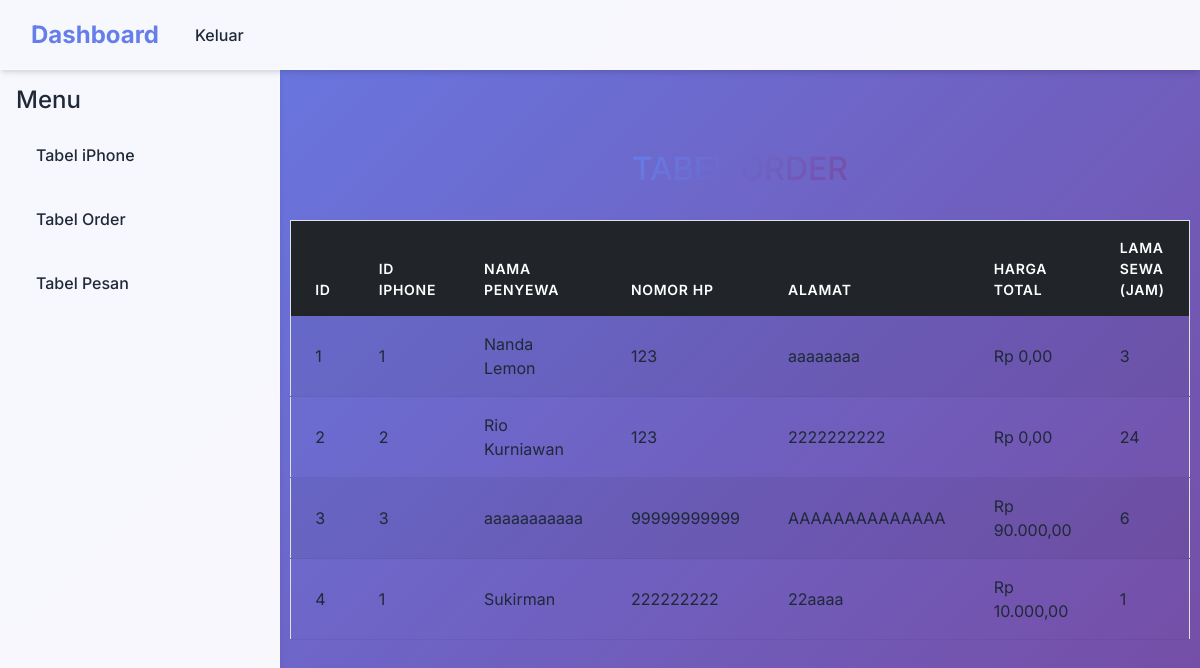
/tabelorder.php, run on the app's committed database.
### tables this page shows
CREATE TABLE `orderan` (
  `id` int(11) NOT NULL,
  `id_barang` int(11) DEFAULT NULL,
  `nama` varchar(100) NOT NULL,
  `nomor_hp` varchar(15) NOT NULL,
  `alamat` text NOT NULL,
  `harga_total` int(10) NOT NULL,
  `lama_sewa` int(11) NOT NULL
);

### tabelorder.php (the view, shortened to what this page needs)
<?php
include 'php/koneksi.php';
$query = "SELECT * FROM orderan ";
$result = mysqli_query($koneksi, $query);
?>
<!DOCTYPE html>
<html lang="en">
<head>
    <link rel="stylesheet" href="css/bootstrap.min.css">
    <link rel="stylesheet" href="css/style3.css">
</head>
<body>
    <nav class="navbar navbar-expand-lg navbar-dark bg-dark fixed-top">
        <div class="container-fluid">
            <a class="navbar-brand" href="#">Dashboard</a>
            <div class="collapse navbar-collapse" id="navbarNav">
                <ul class="navbar-nav ms-auto">
                    <li class="nav-item">
                        <a class="nav-link" href="index.php">Keluar</a>
                    </li>
                </ul>
            </div>
        </div>
    </nav>
    <div class="sidebar p-3">
        <h4>Menu</h4>
        <ul class="nav flex-column">
            <li class="nav-item">
                <a class="nav-link" href="admin.php">Tabel iPhone</a>
            </li>
            <li class="nav-item">
                <a class="nav-link" href="tabelorder.php">Tabel Order</a>
            </li>
            <li class="nav-item">
                <a class="nav-link" href="tabelpesan.php">Tabel Pesan</a>
            </li>
        </ul>
    </div>
    <main role="main" class="main-content">
        <div class="container mt-5">
            <div class="row justify-content-center">
                <div class="page-title">
                    <h2>TABEL ORDER</h2>
                </div>
                <table class="table table-striped table-bordered table-hover mt-4">
                    <thead class="thead-dark">
                        <tr>
                            <th>ID</th>
                            <th>ID Iphone</th>
                            <th>Nama Penyewa</th>
                            <th>Nomor HP</th>
                            <th>Alamat</th>
                            <th>Harga Total</th>
                            <th>Lama Sewa (Jam)</th>
                        </tr>
                    </thead>
                    <tbody>
                        <?php
                        while ($row = mysqli_fetch_assoc($result)) {
                            echo "<tr>";
                            echo "<td>{$row['id']}</td>";
                            echo "<td>{$row['id_barang']}</td>";
                            echo "<td>{$row['nama']}</td>";
                            echo "<td>{$row['nomor_hp']}</td>";
                            echo "<td>{$row['alamat']}</td>";
                            echo "<td>Rp " . number_format($row['harga_total'], 2, ',', '.') . "</td>";
                            echo "<td>{$row['lama_sewa']}</td>";
                            echo "</tr>";
                        }
                        ?>
                    </tbody>
                </table>
            </div>
        </div>
    </main>
</body>
</html>

### css/style3.css (style rules this page uses)
:root { --primary-color: #667eea; --primary-dark: #5a6fd8; --secondary-color: #764ba2; --success-color: #10b981; --warning-color: #f59e0b; --danger-color: #ef4444; --info-color: #3b82f6; --dark-color: #1f2937; --light-color: #f8fafc; --sidebar-width: 280px; --navbar-height: 70px; --border-radius: 12px; --shadow: 0 4px 6px -1px rgba(0, 0, 0, 0.1), 0 2px 4px -1px rgba(0, 0, 0, 0.06); --shadow-lg: 0 20px 25px -5px rgba(0, 0, 0, 0.1), 0 10px 10px -5px rgba(0, 0, 0, 0.04); }
* { margin: 0; padding: 0; box-sizing: border-box; }
body { font-family: 'Inter', sans-serif; background: linear-gradient(135deg, #667eea 0%, #764ba2 100%); min-height: 100vh; padding-top: var(--navbar-height); color: var(--dark-color); }
.navbar { background: rgba(255, 255, 255, 0.95) !important; backdrop-filter: blur(20px); -webkit-backdrop-filter: blur(20px); border-bottom: 1px solid rgba(255, 255, 255, 0.2); box-shadow: var(--shadow); height: var(--navbar-height); transition: all 0.3s ease; }
.navbar-brand { color: var(--primary-color) !important; font-weight: 700; font-size: 1.5rem; transition: all 0.3s ease; }
.nav-link { color: var(--dark-color) !important; font-weight: 500; transition: all 0.3s ease; border-radius: 8px; padding: 8px 16px !important; margin: 0 4px; }
.sidebar { position: fixed; top: var(--navbar-height); left: 0; width: var(--sidebar-width); height: calc(100vh - var(--navbar-height)); background: rgba(255, 255, 255, 0.95); backdrop-filter: blur(20px); -webkit-backdrop-filter: blur(20px); border-right: 1px solid rgba(255, 255, 255, 0.2); box-shadow: var(--shadow); overflow-y: auto; transition: all 0.3s ease; z-index: 1000; }
.sidebar .nav-link { color: var(--dark-color) !important; padding: 16px 20px !important; margin: 4px 0 !important; border-radius: var(--border-radius); transition: all 0.3s ease; font-weight: 500; display: flex; align-items: center; text-decoration: none; }
.main-content { margin-left: var(--sidebar-width); padding: 2rem; min-height: calc(100vh - var(--navbar-height)); transition: all 0.3s ease; }
.page-title { font-size: 2.5rem; font-weight: 700; background: linear-gradient(135deg, var(--primary-color), var(--secondary-color)); -webkit-background-clip: text; -webkit-text-fill-color: transparent; background-clip: text; }
.table { margin-bottom: 0; background: transparent; }
.table thead th { background: rgba(102, 126, 234, 0.1); border: none; padding: 1rem 1.5rem; font-weight: 600; color: var(--primary-color); text-transform: uppercase; font-size: 0.875rem; letter-spacing: 0.05em; }
.table tbody td { padding: 1rem 1.5rem; border: none; border-bottom: 1px solid rgba(0, 0, 0, 0.05); vertical-align: middle; }
.table tbody tr { transition: all 0.3s ease; }

### data on the page
orderan: id "1", id_barang "1", nama "Nanda Lemon", nomor_hp "123", alamat "aaaaaaaa", harga_total "0,00", lama_sewa "3"
orderan: id "2", id_barang "2", nama "Rio Kurniawan", nomor_hp "123", alamat "2222222222", harga_total "0,00", lama_sewa "24"
orderan: id "3", id_barang "3", nama "aaaaaaaaaaa", nomor_hp "99999999999", alamat "AAAAAAAAAAAAAA", harga_total "90.000,00", lama_sewa "6"
orderan: id "4", id_barang "1", nama "Sukirman", nomor_hp "222222222", alamat "22aaaa", harga_total "10.000,00", lama_sewa "1"
